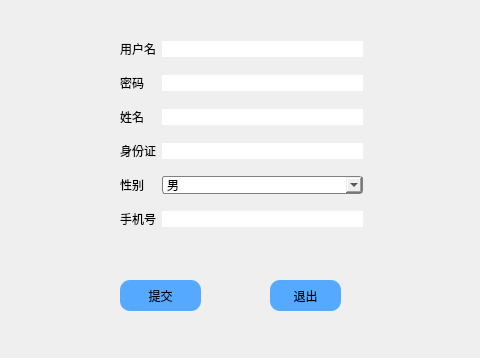
<?xml version="1.0" encoding="UTF-8"?>
<ui version="4.0">
 <class>signup</class>
 <widget class="QDialog" name="signup">
  <property name="geometry">
   <rect>
    <x>0</x>
    <y>0</y>
    <width>480</width>
    <height>358</height>
   </rect>
  </property>
  <property name="windowTitle">
   <string>Dialog</string>
  </property>
  <widget class="QPushButton" name="pushButton">
   <property name="geometry">
    <rect>
     <x>120</x>
     <y>280</y>
     <width>81</width>
     <height>31</height>
    </rect>
   </property>
   <property name="styleSheet">
    <string notr="true"> border-style:solid;  
       background: transparent;  
       background-color: rgb(85, 170, 255); 
         font: 12pt &quot;微软雅黑&quot;;
        
        border-radius: 10px;  
</string>
   </property>
   <property name="text">
    <string>提交</string>
   </property>
  </widget>
  <widget class="QPushButton" name="pushButton_2">
   <property name="geometry">
    <rect>
     <x>270</x>
     <y>280</y>
     <width>71</width>
     <height>31</height>
    </rect>
   </property>
   <property name="styleSheet">
    <string notr="true"> border-style:solid;  
       background: transparent;  
       background-color: rgb(85, 170, 255); 
         font: 12pt &quot;微软雅黑&quot;;
        
        border-radius: 10px;  
</string>
   </property>
   <property name="text">
    <string>退出</string>
   </property>
  </widget>
  <widget class="QLabel" name="label_7">
   <property name="geometry">
    <rect>
     <x>113</x>
     <y>217</y>
     <width>16</width>
     <height>17</height>
    </rect>
   </property>
   <property name="styleSheet">
    <string notr="true">border-image: url(:/images/16.jpg);</string>
   </property>
   <property name="text">
    <string/>
   </property>
  </widget>
  <widget class="QWidget" name="">
   <property name="geometry">
    <rect>
     <x>120</x>
     <y>30</y>
     <width>243</width>
     <height>212</height>
    </rect>
   </property>
   <layout class="QGridLayout" name="gridLayout">
    <item row="0" column="0">
     <widget class="QLabel" name="label">
      <property name="styleSheet">
       <string notr="true">
font: 12pt &quot;Arial&quot;;
 </string>
      </property>
      <property name="text">
       <string>用户名</string>
      </property>
     </widget>
    </item>
    <item row="0" column="1">
     <widget class="QLineEdit" name="lineEdit_id">
      <property name="styleSheet">
       <string notr="true">
       border-style: solid; 
       background: transparent;  
       background-color:#FFFFFF; 
         


 
  font: 12pt &quot;微软雅黑&quot;;
        
        border-radius: 10px;  </string>
      </property>
     </widget>
    </item>
    <item row="1" column="0">
     <widget class="QLabel" name="label_4">
      <property name="styleSheet">
       <string notr="true">

font: 12pt &quot;Arial&quot;;
 </string>
      </property>
      <property name="text">
       <string>密码</string>
      </property>
     </widget>
    </item>
    <item row="1" column="1">
     <widget class="QLineEdit" name="lineEdit_password">
      <property name="styleSheet">
       <string notr="true">
       border-style: solid; 
       background: transparent;  
       background-color:#FFFFFF; 
         


 
  font: 12pt &quot;微软雅黑&quot;;
        
        border-radius: 10px;  </string>
      </property>
     </widget>
    </item>
    <item row="2" column="0">
     <widget class="QLabel" name="label_5">
      <property name="styleSheet">
       <string notr="true">
font: 12pt &quot;Arial&quot;;

font: 12pt &quot;Arial&quot;;
 </string>
      </property>
      <property name="text">
       <string>姓名</string>
      </property>
     </widget>
    </item>
    <item row="2" column="1">
     <widget class="QLineEdit" name="lineEdit_username">
      <property name="styleSheet">
       <string notr="true">
       border-style: solid; 
       background: transparent;  
       background-color:#FFFFFF; 
         


 
  font: 12pt &quot;微软雅黑&quot;;
        
        border-radius: 10px;  </string>
      </property>
     </widget>
    </item>
    <item row="3" column="0">
     <widget class="QLabel" name="label_6">
      <property name="styleSheet">
       <string notr="true">
font: 12pt &quot;Arial&quot;;
 </string>
      </property>
      <property name="text">
       <string>身份证</string>
      </property>
     </widget>
    </item>
    <item row="3" column="1">
     <widget class="QLineEdit" name="lineEdit_useridnum">
      <property name="styleSheet">
       <string notr="true">
       border-style: solid; 
       background: transparent;  
       background-color:#FFFFFF; 
         


 
  font: 12pt &quot;微软雅黑&quot;;
        
        border-radius: 10px;  </string>
      </property>
     </widget>
    </item>
    <item row="4" column="0">
     <widget class="QLabel" name="label_3">
      <property name="styleSheet">
       <string notr="true">
font: 12pt &quot;Arial&quot;;
 </string>
      </property>
      <property name="text">
       <string>性别</string>
      </property>
     </widget>
    </item>
    <item row="4" column="1">
     <widget class="QComboBox" name="comboBox_usersex">
      <property name="styleSheet">
       <string notr="true">border: 1px solid gray;
font: 14pt &quot;Arial&quot;;
border-radius: 3px;
</string>
      </property>
      <item>
       <property name="text">
        <string>男</string>
       </property>
      </item>
      <item>
       <property name="text">
        <string>女</string>
       </property>
      </item>
     </widget>
    </item>
    <item row="5" column="0">
     <widget class="QLabel" name="label_2">
      <property name="styleSheet">
       <string notr="true">
font: 12pt &quot;Arial&quot;;
 </string>
      </property>
      <property name="text">
       <string>手机号</string>
      </property>
     </widget>
    </item>
    <item row="5" column="1">
     <widget class="QLineEdit" name="lineEdit_usertel">
      <property name="styleSheet">
       <string notr="true">
       border-style: solid; 
       background: transparent;  
       background-color:#FFFFFF; 
         


 
  font: 12pt &quot;微软雅黑&quot;;
        
        border-radius: 10px;  </string>
      </property>
     </widget>
    </item>
   </layout>
  </widget>
  <zorder>label_7</zorder>
  <zorder>pushButton</zorder>
  <zorder>pushButton_2</zorder>
  <zorder>verticalLayoutWidget</zorder>
  <zorder>verticalLayoutWidget_2</zorder>
  <zorder>label</zorder>
  <zorder>horizontalSpacer</zorder>
  <zorder>horizontalSpacer_2</zorder>
  <zorder>horizontalSpacer_3</zorder>
  <zorder>horizontalSpacer_4</zorder>
  <zorder>verticalSpacer</zorder>
  <zorder>verticalSpacer_2</zorder>
  <zorder>verticalSpacer_3</zorder>
  <zorder>horizontalSpacer_5</zorder>
  <zorder>verticalSpacer_4</zorder>
  <zorder>verticalSpacer_5</zorder>
 </widget>
 <resources/>
 <connections/>
</ui>
